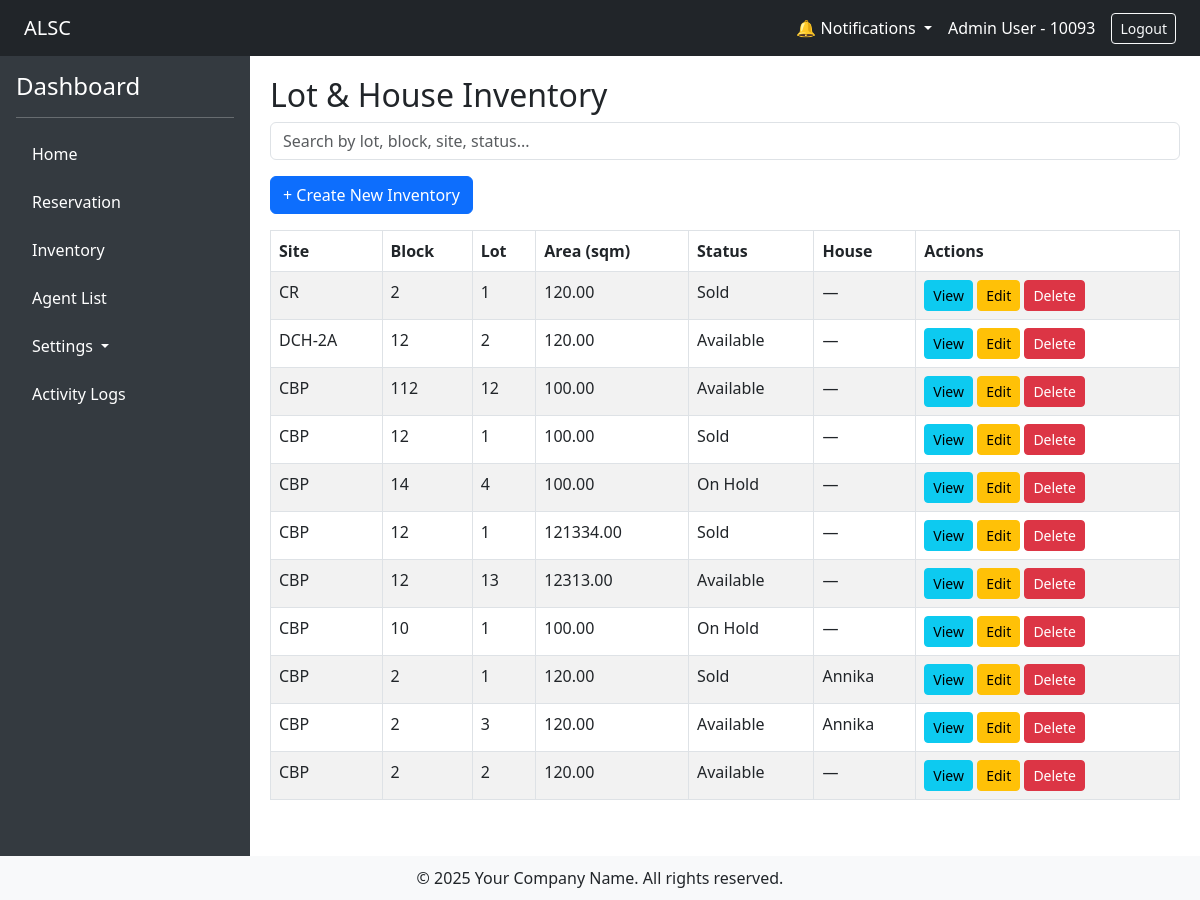
The page /?url=inventory/index (signed in) on the database its author committed.
### tables this page shows
CREATE TABLE `lots` (
  `id` int(11) NOT NULL,
  `site_id` smallint(6) DEFAULT NULL,
  `block` smallint(6) DEFAULT NULL,
  `lot` smallint(6) DEFAULT NULL,
  `lot_area` decimal(10,2) DEFAULT NULL,
  `price_per_sqm` decimal(10,2) DEFAULT NULL,
  `status` varchar(50) DEFAULT NULL,
  `remarks` text DEFAULT NULL,
  `title` varchar(255) DEFAULT NULL,
  `title_owner` varchar(255) DEFAULT NULL,
  `previous_owner` varchar(255) DEFAULT NULL,
  `created_at` timestamp NOT NULL DEFAULT current_timestamp()
);

CREATE TABLE `houses` (
  `id` int(11) NOT NULL,
  `lot_id` int(11) NOT NULL,
  `model` varchar(100) DEFAULT NULL,
  `floor_area` decimal(10,2) DEFAULT NULL,
  `price_per_sqm` decimal(10,2) DEFAULT NULL,
  `status` varchar(50) DEFAULT NULL,
  `unit_status` varchar(50) DEFAULT NULL,
  `house_type` smallint(6) DEFAULT NULL,
  `remarks` text DEFAULT NULL
);

### app/controllers/inventory_controller.php (called while the page is built, shortened)
<?php
require_once __DIR__ . '/../models/Projects.php';
require_once __DIR__ . '/../models/Lot.php';
class Inventory extends Controller
{
    public function index()
    {
        $search = $_GET['q'] ?? '';
        $lots = Lot::search($search);
        $projects = Projects::all();
        return $this->view('inventory/index', ['inventory' => $lots,'projects'=> $projects]);
    }
}

### app/core/App.php (called while the page is built, shortened)
<?php
class App
{
    protected $method = 'index';
    public function __construct()
    {
        $url = $this->parseUrl();
        if ($url) {
            if (file_exists(__DIR__ . '/../controllers/' . $url[0] . '_controller.php')) {
                unset($url[0]);
            }
        }
        $this->controller = new $this->controller;
        if (isset($url[1])) {
            if (method_exists($this->controller, $url[1])) {
                $this->method = $url[1];
                unset($url[1]);
            }else $this->method = "notfound";
        }
        $this->params = $url ? array_values($url) : [];
        call_user_func_array([$this->controller, $this->method], $this->params);
    }
    public function parseUrl()
    {
        if (isset($_GET['url'])) {
            return explode('/', filter_var(rtrim($_GET['url'], '/'), FILTER_SANITIZE_URL));
        }
    }
}

### index.php (called while the page is built, shortened)
<?php
require_once './app/init.php';
$app = new App;

### app/init.php (called while the page is built, shortened)
<?php
require_once 'config/Connection.php';
require_once 'core/App.php';
function url($path = '')
{
    $base = rtrim('/alsc_app', '/');
    $path = ltrim($path, '/');
    return $base . '/?url=' . $path;
}

### app/config/Connection.php (called while the page is built, shortened)
<?php
class Connection
{
    private static $instance;
    private $conn;
    public function __construct()
    {
        try {
            $dbh = "mysql:host=". DB_HOST .";dbname=". DB_NAME ;
            $this->conn = new PDO($dbh, DB_USER , DB_PASS);
            $this->conn->setAttribute(PDO::ATTR_ERRMODE, PDO::ERRMODE_EXCEPTION);
        } catch (PDOException $e) {
            echo "Connection failed: " . $e->getMessage();
        }
    }
    public static function getInstance()
    {
        if (!self::$instance) {
            self::$instance = new Connection();
        }
        return self::$instance;
    }
    public function getConnection()
    {
        return $this->conn;
    }
}

### app/models/Projects.php (called while the page is built, shortened)
<?php
require_once __DIR__ . '/../core/Model.php';
class Projects extends Model
{
    public static function all()
    {
        $instance = new static();
        $stmt = $instance->db->prepare("SELECT * FROM {$instance->table}");
        $stmt->execute();
        return $stmt->fetchAll(\PDO::FETCH_OBJ);
    }
}

### app/core/Model.php (called while the page is built, shortened)
<?php
class Model
{
    public function __construct()
    {
        $this->db = Connection::getInstance()->getConnection();
    }
}

### app/models/Lot.php (called while the page is built, shortened)
<?php
require_once __DIR__ . '/../core/Model.php';
class Lot extends Model
{
    public static function search($query)
    {
        $instance = new static();
        $sql = "
            SELECT l.*, h.model AS house_model
            FROM lots l
            LEFT JOIN houses h ON h.lot_id = l.id
            WHERE CONCAT(l.block, ' ', l.lot, ' ', l.status, ' ', l.site_id) LIKE ?
            ORDER BY l.id DESC
            LIMIT 100
        ";
        $stmt = $instance->db->prepare($sql);
        $stmt->execute(['%' . $query . '%']);
        return $stmt->fetchAll(PDO::FETCH_OBJ);
    }
}

### app/views/inventory/index.php (the view)
<h2>Lot & House Inventory</h2>
<form method="GET" action="<?= url('inventory/index') ?>" class="mb-3">
    <input type="text" name="q" placeholder="Search by lot, block, site, status..." value="<?= htmlspecialchars($_GET['q'] ?? '') ?>" class="form-control" />
</form>
<a href="<?= url('inventory/manage') ?>" class="btn btn-primary mb-3">+ Create New Inventory</a>
<table class="table table-bordered table-striped">
    <thead>
        <tr>
            <th>Site</th>
            <th>Block</th>
            <th>Lot</th>
            <th>Area (sqm)</th>
            <th>Status</th>
            <th>House</th>
            <th>Actions</th>
        </tr>
    </thead>
    <tbody>
        <?php if (!empty($inventory)): ?>
            <?php
            $projectAcronyms = [];
            foreach ($projects as $project) {
                $projectAcronyms[$project->c_code] = $project->c_acronym;
            }
            ?>
            <?php foreach ($inventory as $item): ?>
                <tr>
                    <td><?= $projectAcronyms[$item->site_id] ?? $item->site_id ?></td>
                    <td><?= $item->block ?></td>
                    <td><?= $item->lot ?></td>
                    <td><?= $item->lot_area ?></td>
                    <td><?= $item->status ?></td>
                    <td><?= $item->house_model ?? '—' ?></td>
                    <td>
                        <a href="<?= url('inventory/manage/' . $item->id) ?>" class="btn btn-sm btn-info">View</a>
                        <a href="<?= url('inventory/manage/' . $item->id) ?>" class="btn btn-sm btn-warning">Edit</a>
                        <a href="<?= url('inventory/delete_lot/' . $item->id) ?>" class="btn btn-sm btn-danger" onclick="return confirm('Are you sure you want to delete this lot?')">Delete</a>
                    </td>
                </tr>
            <?php endforeach; ?>
        <?php else: ?>
            <tr><td colspan="7">No inventory records found.</td></tr>
        <?php endif; ?>
    </tbody>
</table>

### app/views/layouts/main.php (style rules this page uses)
body { min-height: 100vh; display: flex; flex-direction: column; }

### rows shown on the page
lots: site "CR", block "2", lot "1", lot_area "120.00", status "Sold", house_model "—"
lots: site "DCH-2A", block "12", lot "2", lot_area "120.00", status "Available", house_model "—"
lots: site "CBP", block "112", lot "12", lot_area "100.00", status "Available", house_model "—"
lots: site "CBP", block "12", lot "1", lot_area "100.00", status "Sold", house_model "—"
lots: site "CBP", block "14", lot "4", lot_area "100.00", status "On Hold", house_model "—"
lots: site "CBP", block "12", lot "1", lot_area "121334.00", status "Sold", house_model "—"
lots: site "CBP", block "12", lot "13", lot_area "12313.00", status "Available", house_model "—"
lots: site "CBP", block "10", lot "1", lot_area "100.00", status "On Hold", house_model "—"
houses: lot.site_id "CBP", lot.block "2", lot.lot "1", lot.lot_area "120.00", lot.status "Sold", model "Annika"
houses: lot.site_id "CBP", lot.block "2", lot.lot "3", lot.lot_area "120.00", lot.status "Available", model "Annika"
lots: site "CBP", block "2", lot "2", lot_area "120.00", status "Available", house_model "—"

### other values the page prints
$_SESSION['user']['name'] "Admin User"
$_SESSION['user']['employee_id'] "10093"
